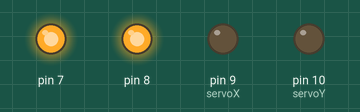
This sketch was run on a simulated Arduino Uno, built with avr-gcc and run on an emulated ATmega328P. On the bench: output pins drawn as LEDs (lit = HIGH). The ROS host is connected and sends only what is stated.

Above: at 0.1 s.
Timing chart, 0 to 1.6 s (numbered marks = the images above):
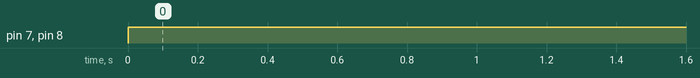

Measured:
- by itself, pin 7, pin 8: LOW → HIGH at 0.00 s

The sketch:

pwm_arduino_v2.ino
```cpp
#include "Arduino.h"
#include <ros.h>
#include <std_msgs/Int32MultiArray.h>

ros::NodeHandle  nh;

int servoX = 9; //pwm pins
int servoY = 10;

int xValue;
int yValue;

void servo_y_cb( const std_msgs::Int32MultiArray& cmd_msg)
{
  yValue = cmd_msg.data[0];
}

void servo_cb( const std_msgs::Int32MultiArray& cmd_msg)
{
  xValue = cmd_msg.data[0];
}

ros::Subscriber<std_msgs::Int32MultiArray> sub("/ros_pid_controller/pwm_output_x", servo_cb);
ros::Subscriber<std_msgs::Int32MultiArray> sub_y("/ros_pid_controller/pwm_output_y", servo_y_cb);

void setup(){
  pinMode(servoX, OUTPUT); // sets the pin as output
  pinMode(servoY, OUTPUT);

  pinMode(7, OUTPUT);
  pinMode(8, OUTPUT);

  nh.initNode();
  nh.subscribe(sub);
  nh.subscribe(sub_y);
}

void loop(){
  digitalWrite(7,HIGH);
  digitalWrite(8,HIGH);
  nh.spinOnce();
  delay(10);
  analogWrite(servoX, xValue);
  analogWrite(servoY, yValue);
}
```
